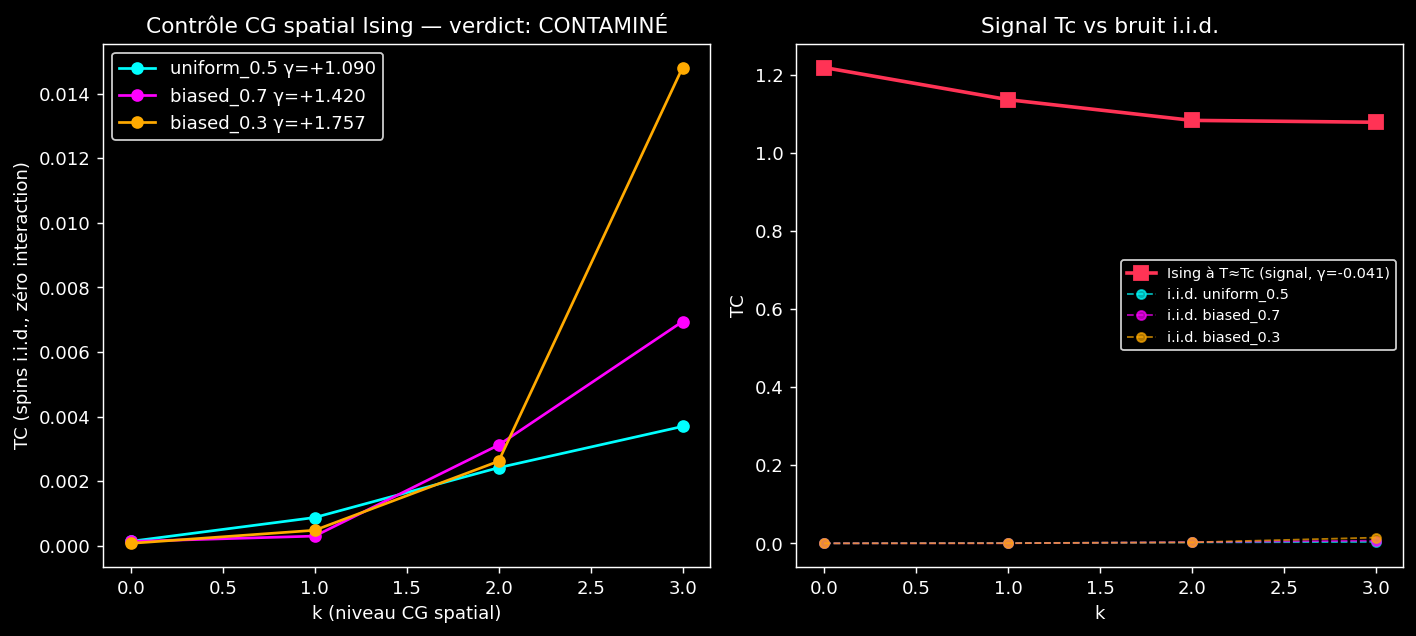

Source code (Python):
"""Test décisif : majority-vote spatial est-il neutre ?

Protocole : générer spins L×L i.i.d. (zéro interaction spatiale), passer
dans blocks_at_scale + coarse_grain_stack pour k=0..k_max, mesurer TC(k).

Si TC(k) reste plat (γ≈0) sur du bruit → CG spatial neutre → Stade B Ising
γ→0 à Tc est un VRAI signal de scale-invariance.

Si TC(k) dérive (γ≠0 sur bruit) → CG spatial injecte/détruit structure →
Stade B contaminé comme Kuramoto temporel.

Variantes testées :
  - spins ±1 P(+1)=0.5 (uniform)
  - spins ±1 P(+1)=0.7 (biased, magnétisation moyenne ≠ 0)
"""
import sys
import os
import json
import numpy as np
import matplotlib.pyplot as plt

sys.path.insert(0, os.path.dirname(os.path.dirname(os.path.abspath(__file__))))

from xi.hierarchy import blocks_at_scale, coarse_grain_stack
from xi.interaction import total_correlation, o_information


def make_random_spins(L, p_plus=0.5, seed=0):
    rng = np.random.default_rng(seed)
    return np.where(rng.random((L, L)) < p_plus, 1, -1).astype(np.int8)


def compute_tc_at_scales(snapshots, k_max, block_size=2):
    tcs = np.full(k_max + 1, np.nan)
    abs_os = np.full(k_max + 1, np.nan)
    n_blocks = np.zeros(k_max + 1, dtype=int)
    for k in range(k_max + 1):
        blocks = blocks_at_scale(snapshots, k=k, block_size=block_size,
                                 rule="majority")
        if blocks is None or blocks.shape[0] < 16:
            continue
        blocks01 = ((blocks + 1) // 2).astype(np.int8)
        tcs[k] = total_correlation(blocks01)
        abs_os[k] = abs(o_information(blocks01))
        n_blocks[k] = blocks.shape[0]
    return tcs, abs_os, n_blocks


def run(L=32, n_snap=250, k_max=3, outdir=None, seed=0):
    if outdir is None:
        outdir = os.path.dirname(os.path.abspath(__file__))

    print(f"L={L} k_max={k_max} n_snap={n_snap}")
    print()

    variants = {
        "uniform_0.5": 0.5,
        "biased_0.7": 0.7,
        "biased_0.3": 0.3,
    }

    results = {}
    for name, p in variants.items():
        snaps = [make_random_spins(L, p_plus=p, seed=seed * 1000 + i)
                 for i in range(n_snap)]
        tcs, abs_os, n_blocks = compute_tc_at_scales(snaps, k_max=k_max)

        # γ régression log TC vs k
        valid = ~np.isnan(tcs) & (tcs > 1e-9)
        if valid.sum() >= 2:
            xs = np.arange(k_max + 1)[valid]
            slope, intercept = np.polyfit(xs, np.log(tcs[valid]), 1)
        else:
            slope = np.nan

        ratio = tcs[-1] / tcs[0] if tcs[0] > 1e-9 else np.inf

        print(f"=== variant {name} (P(+1)={p}) ===")
        for k in range(k_max + 1):
            print(f"  k={k}  TC={tcs[k]:.6f}  |Ω|={abs_os[k]:.6f}  "
                  f"n_blocks={n_blocks[k]}")
        print(f"  γ = {slope:+.3f}    TC(k_max)/TC(0) = {ratio:.2f}")
        print()

        results[name] = {
            "p_plus": p,
            "tc": tcs.tolist(),
            "abs_o": abs_os.tolist(),
            "n_blocks": n_blocks.tolist(),
            "gamma": float(slope),
            "ratio": float(ratio),
        }

    # Verdict
    print("=" * 60)
    max_ratio = max(abs(r["ratio"] - 1.0) for r in results.values())
    max_gamma = max(abs(r["gamma"]) for r in results.values())
    print(f"max |ratio − 1| = {max_ratio:.3f}")
    print(f"max |γ| sur bruit = {max_gamma:.3f}")
    if max_ratio < 0.5 and max_gamma < 0.3:
        verdict = "NEUTRE"
        print(f"✓ {verdict} — CG spatial majority-vote est neutre sur bruit.")
        print("  → Stade B Ising γ→0 à Tc VALIDÉ rétroactivement.")
    elif max_ratio < 2.0 and max_gamma < 1.0:
        verdict = "FAIBLEMENT BIAISÉ"
        print(f"⚠ {verdict} — biais modéré, à comparer avec signal à Tc.")
    else:
        verdict = "CONTAMINÉ"
        print(f"✗ {verdict} — CG injecte structure sur bruit.")
        print("  → Stade B Ising γ→0 à Tc à RÉINTERPRÉTER.")
    print("=" * 60)

    # Comparaison avec signal Tc (chargé depuis Stade B)
    stadeB_path = os.path.join(outdir, "ising_xi_stadeB.json")
    if os.path.exists(stadeB_path):
        stB = json.load(open(stadeB_path))
        T = np.array(stB["T"])
        idx_Tc = np.argmin(np.abs(T - 2.269))
        gamma_Tc = stB["gamma_T"][idx_Tc]
        tc_at_Tc = stB["tc_hier"][idx_Tc]
        print()
        print(f"Comparaison signal Tc (Stade B run précédent):")
        print(f"  γ_T à T≈Tc = {gamma_Tc:+.3f}")
        print(f"  TC à T≈Tc : k=0..3 = {[f'{x:.3f}' for x in tc_at_Tc]}")
        print(f"  TC noise ratio = {max_ratio:.2f}  vs signal TC range "
              f"= {max(tc_at_Tc)/min(tc_at_Tc):.2f}")

    # Plot
    fig, axes = plt.subplots(1, 2, figsize=(11, 5))
    cmap = ["#00ffff", "#ff00ff", "#ffaa00"]
    ax = axes[0]
    for (name, r), col in zip(results.items(), cmap):
        ax.plot(range(k_max + 1), r["tc"], "o-", color=col, lw=1.5, ms=6,
                label=f"{name} γ={r['gamma']:+.3f}")
    ax.set_xlabel("k (niveau CG spatial)", color="white")
    ax.set_ylabel("TC (spins i.i.d., zéro interaction)", color="white")
    ax.set_title(f"Contrôle CG spatial Ising — verdict: {verdict}", color="white")
    ax.legend(facecolor="black", edgecolor="white", labelcolor="white")
    ax.set_facecolor("black")
    ax.tick_params(colors="white")
    for sp in ax.spines.values():
        sp.set_color("white")

    # Compare with Stade B signal at Tc
    ax = axes[1]
    if os.path.exists(stadeB_path):
        ax.plot(range(k_max + 1), tc_at_Tc, "s-", color="#ff3355", lw=2, ms=8,
                label=f"Ising à T≈Tc (signal, γ={gamma_Tc:+.3f})")
    for (name, r), col in zip(results.items(), cmap):
        ax.plot(range(k_max + 1), r["tc"], "o--", color=col, lw=1.0, ms=5,
                alpha=0.7, label=f"i.i.d. {name}")
    ax.set_xlabel("k", color="white")
    ax.set_ylabel("TC", color="white")
    ax.set_title("Signal Tc vs bruit i.i.d.", color="white")
    ax.legend(facecolor="black", edgecolor="white", labelcolor="white", fontsize=8)
    ax.set_facecolor("black")
    ax.tick_params(colors="white")
    for sp in ax.spines.values():
        sp.set_color("white")

    fig.patch.set_facecolor("black")
    plt.tight_layout()
    png = os.path.join(outdir, "ising_control_cg.png")
    plt.savefig(png, dpi=130, facecolor="black", bbox_inches="tight")
    print(f"\nsaved {png}")

    out = {
        "L": L, "n_snap": n_snap, "k_max": k_max,
        "variants": results,
        "verdict": verdict,
        "max_ratio": max_ratio,
        "max_gamma_noise": max_gamma,
    }
    jpath = os.path.join(outdir, "ising_control_cg.json")
    with open(jpath, "w") as f:
        json.dump(out, f, indent=2)
    print(f"saved {jpath}")
    return out


if __name__ == "__main__":
    run()
